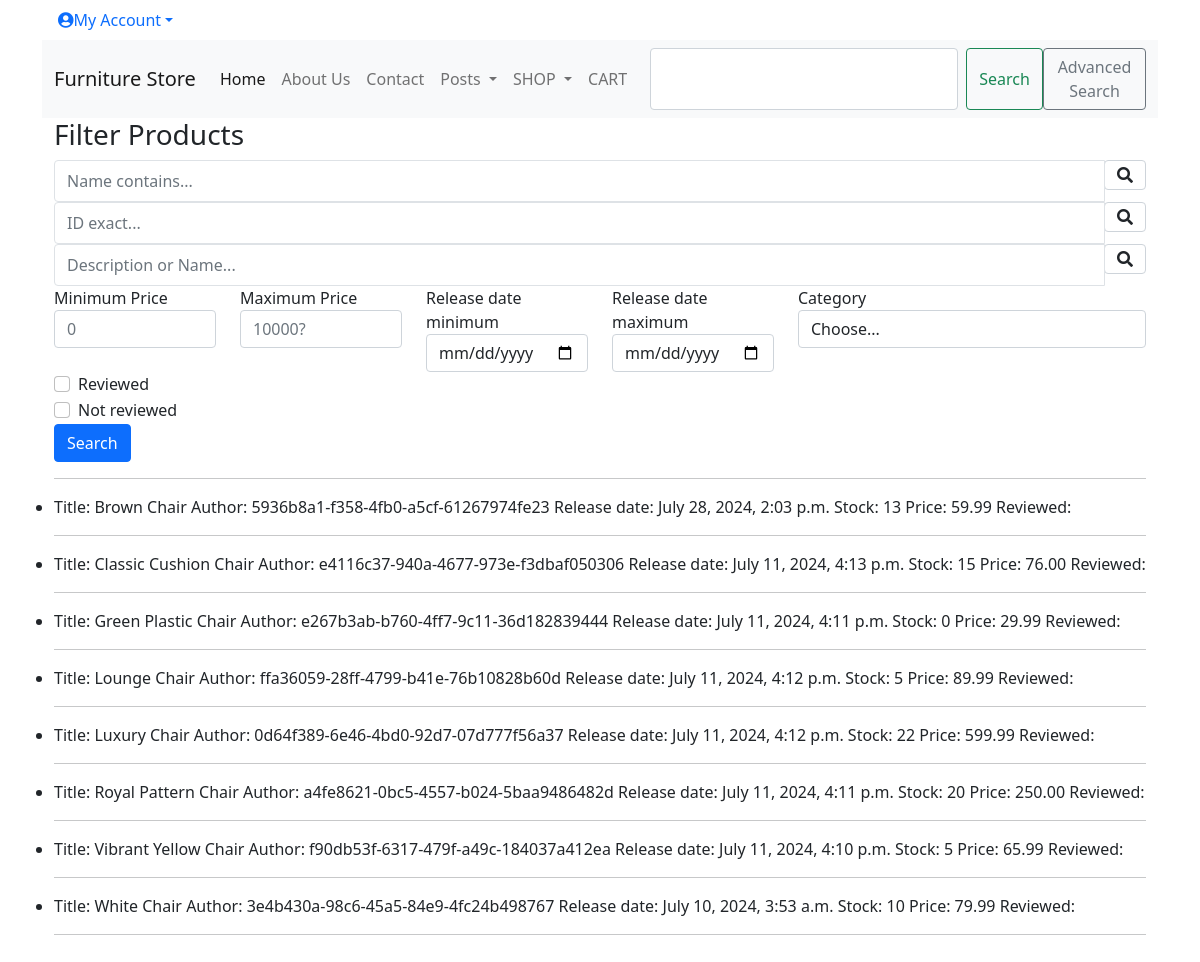
Page /adv_search/ on the committed database.
### shop/models.py (models this page shows, shortened)
class Product(models.Model):
    id = models.UUIDField(
        primary_key=True,
        default=uuid.uuid4,
        editable=False)
    name = models.CharField(max_length=250, unique=True)
    description = models.TextField(blank = True)
    category = models.ForeignKey(Category, on_delete=models.CASCADE)
    price = models.DecimalField(max_digits=10, decimal_places=2)
    image = models.ImageField(upload_to = 'product', blank=True)
    image_thumbnail = ImageSpecField(source='image',
                                     processors=[ResizeToFill(250,250)],
                                     format='JPEG',
                                     options={'quality':100})
    stock = models.IntegerField()
    available = models.BooleanField(default=True)
    created = models.DateTimeField(auto_now_add=True, blank = True, null= True)
    updated = models.DateTimeField(auto_now=True, blank = True, null= True)
    slug = models.SlugField(null=True, unique=True)
    class Meta:
        ordering = ('name',)
        verbose_name = 'product'
        verbose_name_plural = 'products'

### shop/views.py (the view)
# urls.py: path('adv_search/', views.filterview, name='filter_search'),
def filterview(request):
    categories = Category.objects.all()
    qs = Product.objects.all()
    title_contains_query = request.GET.get('title_contains')
    id_exact_query = request.GET.get('id_exact')
    name_or_description_query = request.GET.get('name_or_description')
    min_price = request.GET.get('min_price')
    max_price = request.GET.get('max_price')
    date_min = request.GET.get('date_min')
    date_max = request.GET.get('date_max')
    category = request.GET.get('category')
    reviewed = request.GET.get('reviewed')
    notReviewed = request.GET.get('notReviewed')
    if title_contains_query != '' and title_contains_query is not None:
        qs = qs.filter(name__icontains=title_contains_query)
    elif id_exact_query != '' and id_exact_query is not None:
        qs = qs.filter(id=id_exact_query)
    elif name_or_description_query != '' and name_or_description_query is not None:
        qs = qs.filter(Q(name__icontains=name_or_description_query)
                       | Q(description__icontains=name_or_description_query)
                       ).distinct()
    if min_price != '' and min_price is not None:
        qs = qs.filter(price__gte=min_price)
    if max_price != '' and max_price is not None:
        qs = qs.filter(price__lt=max_price)
    if date_min != '' and date_min is not None:
        qs = qs.filter(created__gte=date_min)
    if date_max != '' and date_max is not None:
        qs = qs.filter(created__lt=date_max)
    if category != '' and category is not None and category != 'Choose...':
        qs = qs.filter(category__name=category)
    if reviewed == 'on':
        qs = qs.filter(reviewed=True)
    elif notReviewed == 'on':
        qs = qs.filter(reviewed=False)
    context = {
        'queryset':qs,
        'categories': categories
        }
    return render(request, 'adv_search.html', context)

### cart/context_processors.py (called while the page is built)
def counter(request):
    item_count = 0
    if 'admin' in request.path:
        return {}
    else:
        try:
            cart = Cart.objects.filter(cart_id=_cart_id(request))
            cart_items = CartItem.objects.all().filter(cart=cart[:1])
            for cart_item in cart_items:
                item_count += cart_item.quantity
        except Cart.DoesNotExist:
            item_count = 0
    return {'item_count':item_count}

### cart/views.py (called while the page is built)
def _cart_id(request):
    cart = request.session.session_key
    if not cart:
        cart = request.session.create()
    return cart

### shop/context_processors.py (called while the page is built)
def menu_links(request):
    links = Category.objects.all()
    return {'links':links}

### shop/models.py (called while the page is built)
    def get_absolute_url(self):
        return reverse('products_by_category', args=[self.id])

    def __str__(self):
        return self.name

### templates/adv_search.html (shortened to what this page needs)
{% extends "base.html" %}
{% load static %}
{% block content %}
      <h3>Filter Products</h3>
      <form method="GET" action=".">
        <div class="form-row">
            <div class="form-group col-12">
                <div class="input-group">
                    <input class="form-control py-2 border-right-0 border" type="search" name="title_contains" placeholder="Name contains..." />
                    <span class="input-group-append">
                        <div class="input-group-text bg-transparent">
                            <i class="fa fa-search"></i>
                        </div>
                    </span>
                </div>
            </div>
        </div>
        <div class="form-row">
            <div class="form-group col-12">
                <div class="input-group">
                    <input class="form-control py-2 border-right-0 border" type="search" name="id_exact" placeholder="ID exact..." />
                    <span class="input-group-append">
                        <div class="input-group-text bg-transparent">
                            <i class="fa fa-search"></i>
                        </div>
                    </span>
                </div>
            </div>
        </div>
        <div class="form-row">
            <div class="form-group col-12">
                <div class="input-group">
                    <input class="form-control py-2 border-right-0 border" type="search" name="name_or_description" placeholder="Description or Name..." />
                    <span class="input-group-append">
                        <div class="input-group-text bg-transparent">
                            <i class="fa fa-search"></i>
                        </div>
                    </span>
                </div>
            </div>
        </div>
        <div class="form-row row">
          <div class="form-group col-md-2 col-lg-2">
            <label for="viewCountMin">Minimum Price</label>
            <input type="number" min=0 class="form-control" id="viewCountMin" placeholder="0" name="min_price">
          </div>
          <div class="form-group col-md-2 col-lg-2">
            <label for="viewCountMax">Maximum Price</label>
            <input type="number" min=0 class="form-control" id="viewCountMax" placeholder="10000?" name="max_price">
          </div>
          <div class="form-group col-md-2 col-lg-2">
            <label for="publishDateMin">Release date minimum</label>
            <input type="date" class="form-control" id="publishDateMin" name="date_min">
          </div>
          <div class="form-group col-md-2 col-lg-2">
            <label for="publishDateMax">Release date maximum</label>
            <input type="date" class="form-control" id="publishDateMax" name="date_max">
          </div>
          <div class="form-group col-md-4">
            <label for="category">Category</label>
            <select id="category" class="form-control" name="category">
              <option selected>Choose...</option>
            </select>
          </div>
        </div>
        <div class="form-group">
          <div class="form-check">
            <input class="form-check-input" type="checkbox" id="reviewed" name="reviewed">
            <label class="form-check-label" for="reviewed">
              Reviewed
            </label>
          </div>
        </div>
        <div class="form-group">
          <div class="form-check">
            <input class="form-check-input" type="checkbox" id="notReviewed" name="notReviewed">
            <label class="form-check-label" for="notReviewed">
              Not reviewed
            </label>
          </div>
        </div>
        <button type="submit" class="btn btn-primary">Search</button>
      </form>
      <hr />
      <div class="row">
        <ul>
        {% for product in queryset %}
        <li>
        Title: {{ product.name }}
        <span>Author: {{ product.id }}</span>
        <span>Release date: {{ product.created }}</span>
        <span>Stock: {{ product.stock }}</span>
        <span>Price: {{ product.price }}</span>
        <span>Reviewed: {{ product.reviewed }}</span>
        </li>
        <hr />
        {% endfor %}
        </ul>
        </div>
      {% endblock content %}

### static/css/base.css (style rules this page uses)
body { font-family: 'Source Sans Pro', sans-serif; font-size: 18px; }

### rows in the picture
Product: name "Brown Chair", id "5936b8a1-f358-4fb0-a5cf-61267974fe23", created "July 28, 2024, 2:03 p.m.", stock "13", price "59.99"
Product: name "Classic Cushion Chair", id "e4116c37-940a-4677-973e-f3dbaf050306", created "July 11, 2024, 4:13 p.m.", stock "15", price "76.00"
Product: name "Green Plastic Chair", id "e267b3ab-b760-4ff7-9c11-36d182839444", created "July 11, 2024, 4:11 p.m.", stock "0", price "29.99"
Product: name "Lounge Chair", id "ffa36059-28ff-4799-b41e-76b10828b60d", created "July 11, 2024, 4:12 p.m.", stock "5", price "89.99"
Product: name "Luxury Chair", id "0d64f389-6e46-4bd0-92d7-07d777f56a37", created "July 11, 2024, 4:12 p.m.", stock "22", price "599.99"
Product: name "Royal Pattern Chair", id "a4fe8621-0bc5-4557-b024-5baa9486482d", created "July 11, 2024, 4:11 p.m.", stock "20", price "250.00"
Product: name "Vibrant Yellow Chair", id "f90db53f-6317-479f-a49c-184037a412ea", created "July 11, 2024, 4:10 p.m.", stock "5", price "65.99"
Product: name "White Chair", id "3e4b430a-98c6-45a5-84e9-4fc24b498767", created "July 10, 2024, 3:53 a.m.", stock "10", price "79.99"
